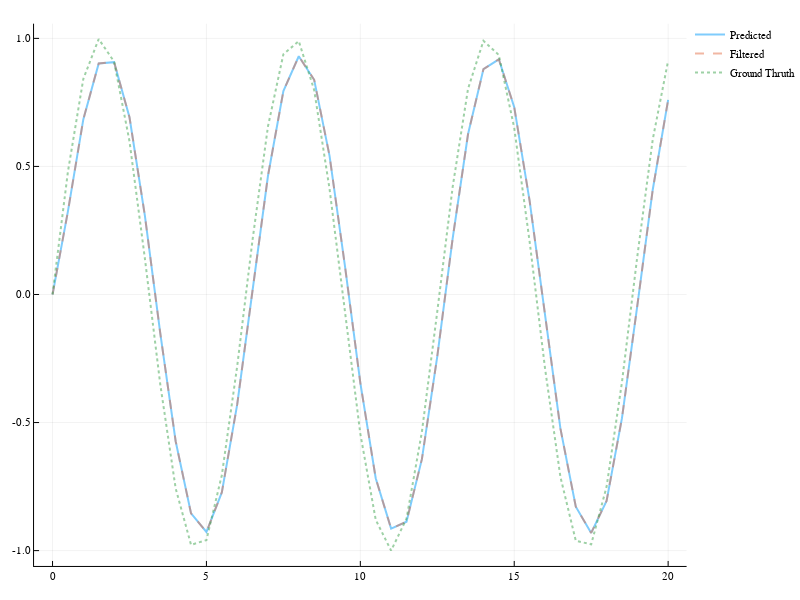

Source (notebook cell):
### Markdown cell above
---
### Experiment: Filterung reiner Sinus Werte
Wir versuchen, nur das original Signal zu verfolgen, also diese ohne Rauschen.

### Code cell
A = 1 # Zustandsübergangsmatrix
G = 1 # Messabbildung Matrix
Q = .8
R = 0.5

x̂_0 = 0
# x̂_0 = f(1)
Σ_0 = 0.5

model = KalmanFilter.Kalman(A, Q, G, R, x̂_0, Σ_0)

y_filtered = zeros(length(x))
y_predicted = zeros(length(x))
for (index, value) in enumerate(x)
    y_cur = y[index]
    y_filtered[index] = KalmanFilter.fusion(model, y_cur).state
    y_predicted[index] = KalmanFilter.predict(model).state
    #@printf "Step %4d    y_m %.3f    filtered %.3f    predicted %.3f    gain %.3f\n" index y_cur y_filtered[index] y_predicted[index] KalmanFilter.K(model)
end

plot(x, y_predicted, label = "Predicted")
plot!(x, y_filtered, label = "Filtered", linestyle=:dash)
plot!(x, y, label = "Ground Thruth", linestyle=:dot)

### Figure 1 — Plotly figure (JSON) as saved in the notebook; plotly's stock layout.template omitted (floating-point values rounded to 4 significant figures)
{"data": [{"colorbar": {"title": ""}, "hoverinfo": "text", "legendgroup": "Predicted", "line": {"color": "rgba(0, 154, 250, 0.500)", "dash": "solid", "shape": "linear", "width": 2}, "mode": "lines", "name": "Predicted", "showlegend": true, "text": [null, null, null, null, null, null, null, null, null, null, null, null, null, null, null, null, null, null, null, null, null, null, null, null, null, null, null, null, null, null, null, null, null, null, null, null, null, null, null, null, null], "type": "scatter", "x": [0, 0.5, 1, 1.5, 2, 2.5, 3, 3.5, 4, 4.5, 5, 5.5, 6, 6.5, 7, 7.5, 8, 8.5, 9, 9.5, 10, 10.5, 11, 11.5, 12, 12.5, 13, 13.5, 14, 14.5, 15, 15.5, 16, 16.5, 17, 17.5, 18, 18.5, 19, 19.5, 20], "xaxis": "x1", "y": [0, 0.3248, 0.6838, 0.9023, 0.9072, 0.6921, 0.3083, -0.1509, -0.573, -0.8548, -0.9273, -0.7728, -0.4291, 0.01971, 0.4637, 0.7941, 0.9301, 0.8384, 0.5414, 0.1119, -0.3451, -0.7175, -0.9143, -0.8872, -0.6429, -0.2412, 0.2195, 0.6266, 0.8802, 0.9183, 0.7316, 0.3658, -0.08962, -0.5231, -0.8284, -0.931, -0.8056, -0.483, -0.04208, 0.4091, 0.7601], "yaxis": "y1", "zmax": 0.1, "zmin": -0.1}, {"colorbar": {"title": ""}, "hoverinfo": "text", "legendgroup": "Filtered", "line": {"color": "rgba(227, 111, 71, 0.500)", "dash": "dash", "shape": "linear", "width": 2}, "mode": "lines", "name": "Filtered", "showlegend": true, "text": [null, null, null, null, null, null, null, null, null, null, null, null, null, null, null, null, null, null, null, null, null, null, null, null, null, null, null, null, null, null, null, null, null, null, null, null, null, null, null, null, null], "type": "scatter", "x": [0, 0.5, 1, 1.5, 2, 2.5, 3, 3.5, 4, 4.5, 5, 5.5, 6, 6.5, 7, 7.5, 8, 8.5, 9, 9.5, 10, 10.5, 11, 11.5, 12, 12.5, 13, 13.5, 14, 14.5, 15, 15.5, 16, 16.5, 17, 17.5, 18, 18.5, 19, 19.5, 20], "xaxis": "x1", "y": [0, 0.3248, 0.6838, 0.9023, 0.9072, 0.6921, 0.3083, -0.1509, -0.573, -0.8548, -0.9273, -0.7728, -0.4291, 0.01971, 0.4637, 0.7941, 0.9301, 0.8384, 0.5414, 0.1119, -0.3451, -0.7175, -0.9143, -0.8872, -0.6429, -0.2412, 0.2195, 0.6266, 0.8802, 0.9183, 0.7316, 0.3658, -0.08962, -0.5231, -0.8284, -0.931, -0.8056, -0.483, -0.04208, 0.4091, 0.7601], "yaxis": "y1", "zmax": 0.1, "zmin": -0.1}, {"colorbar": {"title": ""}, "hoverinfo": "text", "legendgroup": "Ground Thruth", "line": {"color": "rgba(62, 164, 78, 0.500)", "dash": "dot", "shape": "linear", "width": 2}, "mode": "lines", "name": "Ground Thruth", "showlegend": true, "text": [null, null, null, null, null, null, null, null, null, null, null, null, null, null, null, null, null, null, null, null, null, null, null, null, null, null, null, null, null, null, null, null, null, null, null, null, null, null, null, null, null], "type": "scatter", "x": [0, 0.5, 1, 1.5, 2, 2.5, 3, 3.5, 4, 4.5, 5, 5.5, 6, 6.5, 7, 7.5, 8, 8.5, 9, 9.5, 10, 10.5, 11, 11.5, 12, 12.5, 13, 13.5, 14, 14.5, 15, 15.5, 16, 16.5, 17, 17.5, 18, 18.5, 19, 19.5, 20], "xaxis": "x1", "y": [0, 0.4794, 0.8415, 0.9975, 0.9093, 0.5985, 0.1411, -0.3508, -0.7568, -0.9775, -0.9589, -0.7055, -0.2794, 0.2151, 0.657, 0.938, 0.9894, 0.7985, 0.4121, -0.07515, -0.544, -0.8797, -1.0, -0.8755, -0.5366, -0.06632, 0.4202, 0.8038, 0.9906, 0.9349, 0.6503, 0.2065, -0.2879, -0.7118, -0.9614, -0.9756, -0.751, -0.3425, 0.1499, 0.6055, 0.9129], "yaxis": "y1", "zmax": 0.1, "zmin": -0.1}], "layout": {"annotations": [], "height": 600, "legend": {"bgcolor": "rgba(255, 255, 255, 1.000)", "bordercolor": "rgba(0, 0, 0, 1.000)", "font": {"color": "rgba(0, 0, 0, 1.000)", "family": "sans-serif", "size": 11}, "tracegroupgap": 0, "x": 1, "y": 1}, "margin": {"b": 20, "l": 0, "r": 0, "t": 20}, "paper_bgcolor": "rgba(255, 255, 255, 1.000)", "plot_bgcolor": "rgba(255, 255, 255, 1.000)", "showlegend": true, "width": 800, "xaxis": {"anchor": "y1", "domain": [0.04937, 0.9951], "gridcolor": "rgba(0, 0, 0, 0.100)", "gridwidth": 0.5, "linecolor": "rgba(0, 0, 0, 1.000)", "mirror": false, "range": [-0.6, 20.6], "showgrid": true, "showline": true, "showticklabels": true, "tickangle": 0, "tickcolor": "rgb(0, 0, 0)", "tickfont": {"color": "rgba(0, 0, 0, 1.000)", "family": "sans-serif", "size": 11}, "tickmode": "array", "ticks": "inside", "ticktext": ["0", "5", "10", "15", "20"], "tickvals": [0, 5, 10, 15, 20], "title": "", "titlefont": {"color": "rgba(0, 0, 0, 1.000)", "family": "sans-serif", "size": 15}, "type": "-", "visible": true, "zeroline": false, "zerolinecolor": "rgba(0, 0, 0, 1.000)"}, "yaxis": {"anchor": "x1", "domain": [0.02508, 0.9934], "gridcolor": "rgba(0, 0, 0, 0.100)", "gridwidth": 0.5, "linecolor": "rgba(0, 0, 0, 1.000)", "mirror": false, "range": [-1.06, 1.057], "showgrid": true, "showline": true, "showticklabels": true, "tickangle": 0, "tickcolor": "rgb(0, 0, 0)", "tickfont": {"color": "rgba(0, 0, 0, 1.000)", "family": "sans-serif", "size": 11}, "tickmode": "array", "ticks": "inside", "ticktext": ["-1.0", "-0.5", "0.0", "0.5", "1.0"], "tickvals": [-1, -0.5, 0, 0.5, 1], "title": "", "titlefont": {"color": "rgba(0, 0, 0, 1.000)", "family": "sans-serif", "size": 15}, "type": "-", "visible": true, "zeroline": false, "zerolinecolor": "rgba(0, 0, 0, 1.000)"}}}
